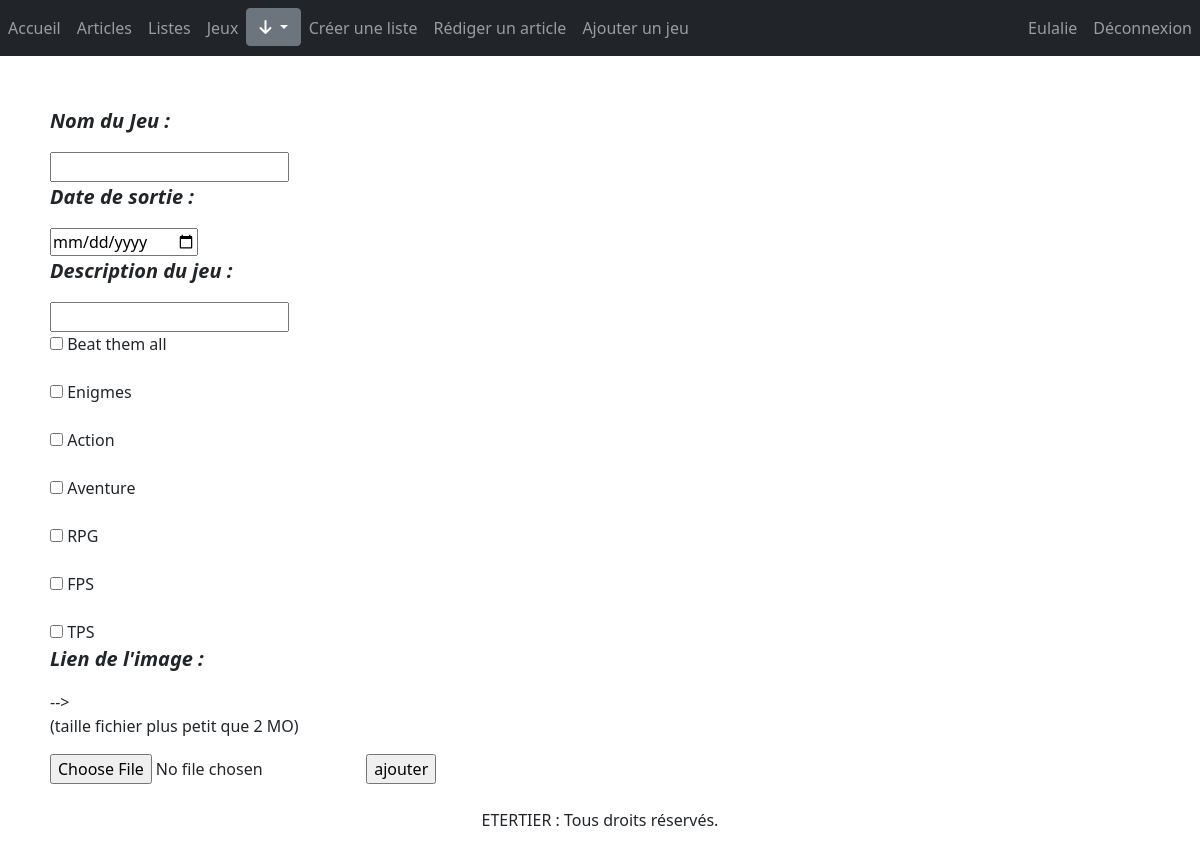
Page /Etertier/index.php?module=creerjeu (signed in) on the committed database.
### tables this page shows
CREATE TABLE IF NOT EXISTS `genres` (
  `idGenre` bigint(20) UNSIGNED NOT NULL AUTO_INCREMENT,
  `nomGenre` varchar(32) NOT NULL,
  PRIMARY KEY (`idGenre`),
  UNIQUE KEY `idGenre` (`idGenre`)
);

### Etertier/modules/ModCreerJeux/controleur_creer_jeux.php (called while the page is built, shortened)
<?php
class ControleurCreerJeux{
	public $vue;
	private $modele;
	private $action;
	public function __construct(){
		require_once "vue_creer_jeux.php";
		$this->vue = new VueCreerJeux();
		require_once "modele_creer_jeux.php";
		$this->modele = new ModeleCreerJeux();
	}
	public function get_action() {
		return $this->action;
	}
	public function form_new_jeu() {
		$this->vue->form_ajout_jeu($this->modele->getGenres());
	}
}
?>

### Etertier/index.php (called while the page is built, shortened)
<?php
	if(isset($_GET['module'])){
		switch($_GET['module']){
			case 'creerjeu':
				if(isset($_SESSION['login']) && isset($_SESSION['redacteur']) && $_SESSION['redacteur']==1){
					include_once('modules/ModCreerJeux/mod_creer_jeux.php');
					$module = new ModCreerJeux();
				}
				else{
					include_once('modules/ModAccueil/mod_accueil.php');
					$module = new ModAccueil();
				}
				break;
		}
	}
	else{
		include_once('modules/ModAccueil/mod_accueil.php');
		$module = new ModAccueil();
	}
	include_once('template.php');
?>

### Etertier/modules/ModCreerJeux/modele_creer_jeux.php (called while the page is built, shortened)
<?php
class ModeleCreerJeux extends Connexion{
	public function getGenres() {
		$selecPrepare = self::$bdd->prepare('SELECT * FROM genres');
		$selecPrepare->execute();
		$tab = $selecPrepare->fetchall();
		return $tab;
	}
}
?>

### Etertier/modules/ModCreerJeux/vue_creer_jeux.php (the view, shortened to what this page needs)
<?php
class VueCreerJeux extends VueGenerique{
	public function form_ajout_jeu($tab) {
		?><div class="formulaire">
			<form class="form" action="index.php?module=creerjeu&action=ajouterjeu" method="post" enctype="multipart/form-data">
				<p class="text_form">Nom du Jeu :</p>
				<input type="text" name="nomNewJeu" min=1 max=200>
				<p class="text_form">Date de sortie :</p>
				<input type="date" name="dateNewJeu">
				<p class="text_form">Description du jeu :</p>
				<input type="text" name="descriNewJeu" min=1>
		<?php
				foreach($tab as $cle=>$val) {
						echo "<br><input type=checkbox name=" .$val['nomGenre']. " value=".$val['idGenre'].">
						  <label for=".$val['nomGenre'].">".$val['nomGenre']."</label><br>";
				}
		?>
				<p class="text_form">Lien de l'image :</p> -->
				<p>(taille fichier plus petit que 2 MO)</p>
				<input type="file" name="photoNewJeu" id="fileUpload">
				<input type="submit" name="creerJeu" value="ajouter">
			</form>
			</div>
		<?php
	}
}
?>

### rows in the picture
genres: nomGenre "Beat them all"
genres: nomGenre "Enigmes"
genres: nomGenre "Action"
genres: nomGenre "Aventure"
genres: nomGenre "RPG"
genres: nomGenre "FPS"
genres: nomGenre "TPS"

### other values in the picture
$_SESSION['login'] "Eulalie"
